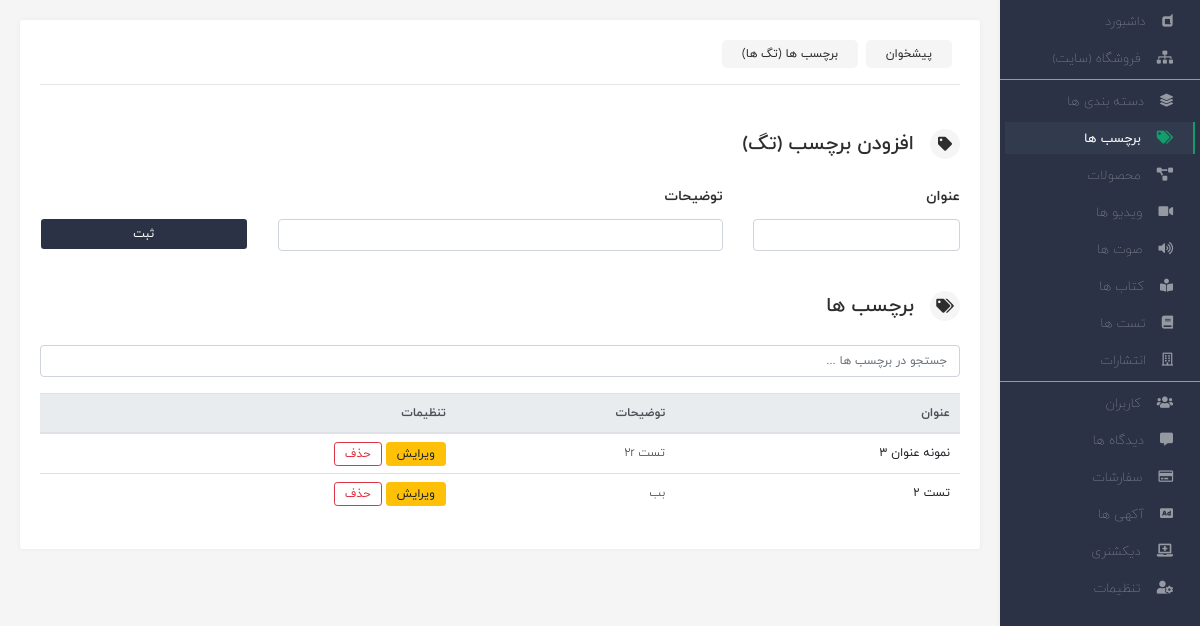
/panel/tag, run on an earlier commit of the app's database.
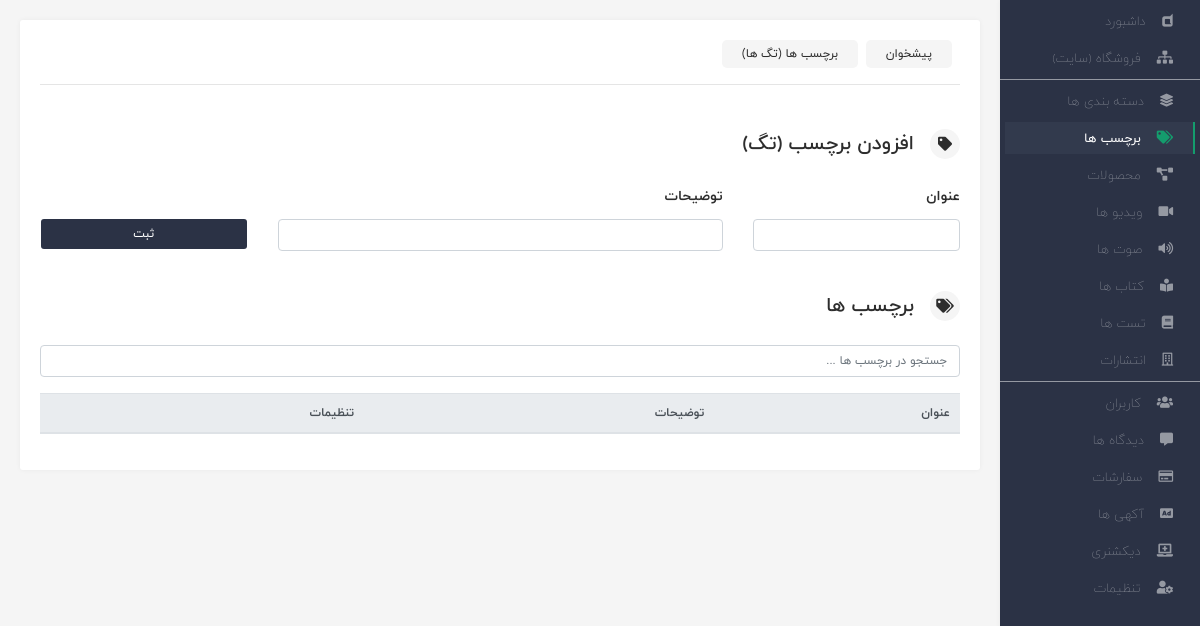
And on a later commit of the database.
### website/models.py (models this page shows)
class BaseModel(models.Model):
    created_date = models.DateTimeField(auto_now_add=True)
    modified_date = models.DateTimeField(auto_now=True)
    class Meta:
        abstract = True

class Tag(BaseModel):
    name = models.TextField()
    description = models.TextField()
    def as_json(self):
        return {"id":self.id,"name":self.name,"description":self.description}

### website/views.py (the view)
# urls.py: path('panel/tag',views.tag,name="tag"),
@require_http_methods(["POST","GET"])
def tag(request):
    if request.method == "POST":
        name = request.POST.get("name")
        description = request.POST.get("description")
        tag = models.Tag()
        tag.name = name
        tag.description = description
        tag.save()
        return redirect("tag")
    else:
        tags = models.Tag.objects.filter()
        tag_arr = []
        for tag in tags:
            tag_arr.append(tag.as_json())
        return render(request,"tags/all.html",context={"tags":tag_arr})

### templates/tags/all.html (shortened to what this page needs)
{% extends 'parent.html' %}
{% block way %}
            <a href="{% url 'dashboard' %}" class="item mr-2">پیشخوان</a>
            <a href="{% url 'tag' %}" class="item mr-2">برچسب ها (تگ ها)</a>
{% endblock %}
    {% block content %}
        <div class="topic-content">
            <div class="d-flex align-items-center">
                <div class="d-flex align-items-center">
                    <span style="width: 30px;height: 30px;background-color: var(--backgroung-color);border-radius: 50%" class="d-flex align-items-center justify-content-center ml-3">
                        <i class="fas fa-tag ml-3"></i>
                     </span>
                    <h5>افزودن برچسب (تگ)</h5>
                </div>
            </div>
        </div>
        <form action="{% url 'tag' %}" method="POST">
            <div class="row my-4">
                <div class="form-group col-md-3">
                    <label for="">عنوان</label>
                    <input type="text" name="name" id="" class="form-control">
                </div>
                <div class="form-group col-md-6">
                    <label for="">توضیحات</label>
                    <input type="text" name="description" id="" class="form-control">
                </div>
                <div class="form-group col-md-3">
                    <input type="submit" value="ثبت" class="btn submit-btn form-control">
                </div>
            </div>
        </form>
        <div class="topic-content my-4">
            <div class="d-flex align-items-center">
                <span style="width: 30px;height: 30px;background-color: var(--backgroung-color);border-radius: 50%" class="d-flex align-items-center justify-content-center ml-3">
                <i class="fas fa-tags ml-3"></i>
             </span>
                <h5>برچسب ها</h5>
            </div>
        </div>
        <input type="text" class="form-control mb-3" placeholder="جستجو در برچسب ها ...">
        <table class="table">
            <thead class="thead-light">
            <tr>
                <th scope="col">عنوان</th>
                <th scope="col">توضیحات</th>
                <th scope="col">تنظیمات</th>
            </tr>
            </thead>
            <tbody>
            {% for tag in tags %}
                <tr>
                    <td class="">{{ tag.name }}</td>
                    <td class="font-weight-light">{{ tag.description }}</td>
                    <td>
                        <a href="{% url 'update_tag' tag.id %}" class="btn btn-sm btn-warning">ویرایش</a>
                        <a href="{% url 'delete_tag' tag.id %}" class="btn btn-sm btn-outline-danger">حذف</a>
                    </td>
                </tr>
            {% endfor %}
            </tbody>
        </table>
    {% endblock %}

### templates/parent.html (shortened to what this page needs)
<!DOCTYPE html>
<html lang="en">
      <head>
          {% load static %}
            <link rel="stylesheet" href="{% static 'css/fontiran.css'%}">
            <link rel="stylesheet" href="{% static 'css/fontawesome.min.css'%}">
            <link rel="stylesheet" href="{% static 'css/bootstrap.min.css'%}">
            <link rel="stylesheet" href="{% static 'css/bootstrap-datepicker.min.css'%}">
            <link rel="stylesheet" href="{% static 'css/select2.min.css'%}">
            <link rel="stylesheet" href="{% static 'css/admin/admin-main.css'%}">
            <link rel="stylesheet" href="{% static 'css/admin/admin-max992.css'%}">
            <link rel="stylesheet" href="{% static 'css/admin/admin-max768.css'%}">
            <link rel="stylesheet" href="{% static 'css/admin/admin-max576.css'%}">
      </head>
      <body dir="rtl">
            <div class="sidebar">
                  <a href="{% url 'dashboard' %}" class="{%  if request.resolver_match.url_name == 'dashboard' %}active-menu {% endif %}"><i class="fab fa-dashcube ml-3"></i>داشبورد</a>
                  <a href="#" target="_blank"><i class="fas fa-sitemap ml-3"></i>فروشگاه (سایت)</a>
                  <div style="width: 100%;height: 1px;background:#FFFFFF;opacity: .5"></div>
                  <a href="{% url 'category' %}" class="{%  if request.resolver_match.url_name == 'category' %}active-menu {% endif %}"><i class="fas fa-layer-group ml-3"></i>دسته بندی ها</a>
                  <a href="{% url 'tag' %}" class="{%  if request.resolver_match.url_name == 'tag' %}active-menu {% endif %}"><i class="fas fa-tags ml-3"></i>برچسب ها</a>
                  <a href="{% url 'product' %}" class="{%  if request.resolver_match.url_name == 'product' %}active-menu {% endif %}"><i class="fas fa-project-diagram ml-3"></i>محصولات</a>
                  <a href="{% url 'video' %}" class="{%  if request.resolver_match.url_name == 'video' %}active-menu {% endif %}"><i class="fas fa-video ml-3"></i>ویدیو ها</a>
                  <a href= "{% url 'sound' %}" class="{%  if request.resolver_match.url_name == 'sound' %}active-menu {% endif %}"><i class="fas fa-volume-up ml-3"></i>صوت ها</a>
                  <a href="{% url 'book' %}" class="{%  if request.resolver_match.url_name == 'book' %}active-menu {% endif %}"><i class="fas fa-book-reader ml-3"></i>کتاب ها</a>
                  <a href="{% url 'quize' %}" class="{%  if request.resolver_match.url_name == 'quize' %}active-menu {% endif %}"><i class="fas fa-book ml-3"></i>تست ها</a>
                  <a href="{% url 'publisher' %}" class="{%  if request.resolver_match.url_name == 'publisher' %}active-menu {% endif %}"><i class="far fa-building ml-3"></i>انتشارات</a>
                  <div style="width: 100%;height: 1px;background:#FFFFFF;opacity: .5"></div>
                  <a href="#"><i class="fas fa-users ml-3"></i>کاربران</a>
                  <a href="#"><i class="fas fa-comment-alt ml-3"></i>دیدگاه ها</a>
                  <a href="#"><i class="far fa-credit-card ml-3"></i>سفارشات</a>
                  <a href="#"><i class="fas fa-ad ml-3"></i>آکهی ها</a>
                  <a href="#"><i class="fas fa-laptop-medical ml-3"></i>دیکشنری</a>
                  <a href="#"><i class="fas fa-user-cog ml-3"></i>تنظیمات</a>
            </div>
            <div class="admin-content">
                  <div class="content">
                        <div class="custom-breadcrumbs">
                              {% block way %}
                               {% endblock %}
                        </div>
                        <hr>
                        <br>
                        {% block content %}
                        {% endblock %}
                  </div>
            </div>
      </body>
</html>

### static/css/admin/admin-main.css (style rules this page uses)
:root { --color-1: #149c6d; --color-2: #0a98af; --backgroung-color: #F5F5F5; --color-text: #2D2D2D; --color-dark: #2b3245; --color-dark-light: #323a4d; --color-info: #17a2b8; }
html { -webkit-text-size-adjust: 100%; -webkit-tap-highlight-color: transparent; height: 100vh; }
body { font-family: iranyekan !important; font-size: 14px !important; line-height: 2 !important; margin: 0 !important; color: var(--color-text) !important; background-color: var(--backgroung-color) !important; text-align: right !important; overflow: hidden; display: flex; }
a { text-decoration: none !important; }
.sidebar { min-width: 200px; height: 100vh; background-color: var(--color-dark); box-shadow: 0 0 5px rgba(0, 0, 0, .05); overflow-y: auto; }
.sidebar a { display: block; border-right: 2px solid transparent; !important; padding: 4px 20px 2px 0; color: #FFFFFF; font-size: 13px; margin: 5px; font-weight: lighter; opacity: .5; }
.active-menu { background-color: var(--color-dark-light) !important; border-right: 2px solid var(--color-1) !important; font-weight: normal !important; opacity: 1 !important; }
.active-menu i { color: var(--color-1); }
.custom-breadcrumbs { display: flex; align-items: center; }
.custom-breadcrumbs a.item { padding: 2px 20px; background-color: var(--backgroung-color); color: var(--color-text); border-radius: 5px; font-size: 12px; opacity: 1; transition: .3s; }
h1, h2, h3, h4, h5, h6 { margin: 0 !important; padding: 0 !important; }
.table th, .table td { font-size: 12px; padding: 7px 10px !important; }
.table th { font-weight: bold !important; }
input, select { font-size: 12px !important; }
label { font-weight: bold !important; }
.submit-btn { font-size: 12px; color: #FFFFFF !important; background-color: var(--color-dark); }
.admin-content { width: 100%; height: 100vh; overflow: auto; }
.admin-content .content { margin: 20px; padding: 20px; background-color: #FFFFFF; border-radius: 3px; box-shadow: 0 0 5px rgba(0, 0, 0, .05); }
.admin-content .content .topic-content { display: flex; align-items: center; justify-content: space-between; }
.admin-content .content .topic-content i { margin: 0 !important; }

What changed in the data, as far as the page shows it:
removed Tag: name "نمونه عنوان ۳", description "تست ۲r"
removed Tag: name "تست ۲", description "بب"
Also different on the page:
list line gone: "ویرایش حذف"
